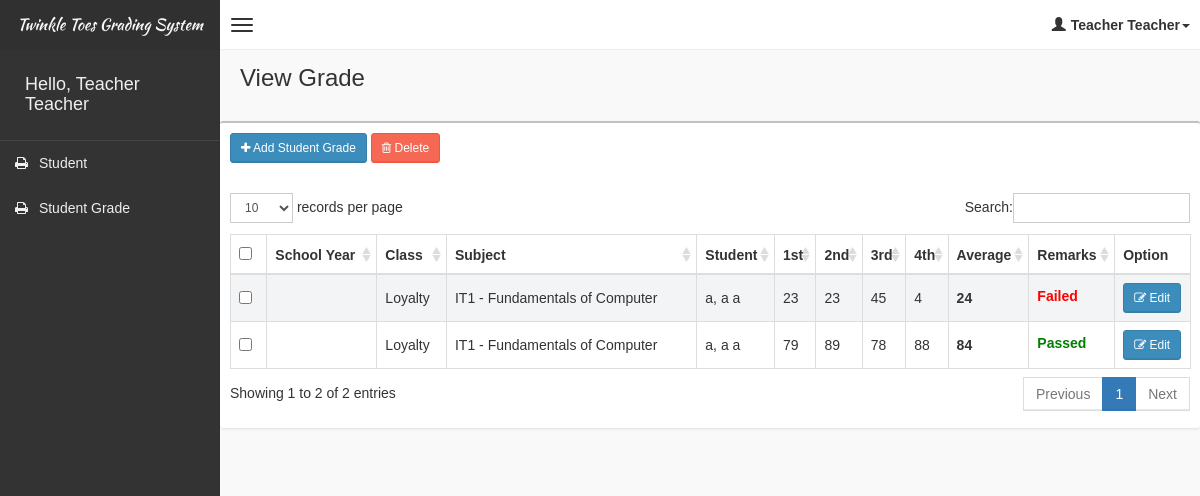
/system/pages/studgrade/studgrade.php (signed in), run on the app's committed database.
### tables this page shows
CREATE TABLE IF NOT EXISTS `tblteacher` (
  `id` int(11) NOT NULL AUTO_INCREMENT,
  `lname` varchar(20) NOT NULL,
  `fname` varchar(20) NOT NULL,
  `mname` varchar(20) NOT NULL,
  `contact` int(20) NOT NULL,
  `address` text NOT NULL,
  `username` varchar(20) NOT NULL,
  `password` varchar(20) NOT NULL,
  PRIMARY KEY (`id`)
);

CREATE TABLE IF NOT EXISTS `tblstudentgrade` (
  `id` int(11) NOT NULL AUTO_INCREMENT,
  `studentid` int(11) NOT NULL,
  `schoolyearid` int(11) NOT NULL,
  `subjectid` int(11) NOT NULL,
  `classid` int(11) NOT NULL,
  `adviserid` int(11) NOT NULL,
  `1stgrading` int(11) NOT NULL,
  `2ndgrading` int(11) NOT NULL,
  `3rdgrading` int(11) NOT NULL,
  `4thgrading` int(11) NOT NULL,
  `gradeaverage` int(11) NOT NULL,
  `remarks` varchar(20) NOT NULL,
  PRIMARY KEY (`id`)
);

CREATE TABLE IF NOT EXISTS `tblclass` (
  `id` int(11) NOT NULL AUTO_INCREMENT,
  `classname` varchar(20) NOT NULL,
  `schoolyearid` int(11) NOT NULL,
  `yearlevelid` int(11) NOT NULL,
  PRIMARY KEY (`id`)
);

CREATE TABLE IF NOT EXISTS `tblsubjects` (
  `id` int(11) NOT NULL AUTO_INCREMENT,
  `subjectname` varchar(50) NOT NULL,
  `description` varchar(50) NOT NULL,
  `yearlevelid` int(11) NOT NULL,
  PRIMARY KEY (`id`)
);

### system/pages/studgrade/studgrade.php (the view, shortened to what this page needs)
<!DOCTYPE html>
<html>
    <?php include('../head_css.php'); ?>
    <body class="skin-black">
        <?php
        include "../connection.php";
        ?>
        <?php include('../header.php'); ?>
        <div class="wrapper row-offcanvas row-offcanvas-left">
            <?php include('../sidebar-left.php'); ?>
            <aside class="right-side">
                <section class="content-header">
                    <h1>
                        View Grade
                    </h1>
                </section>
                <section class="content">
                    <div class="row">
                            <div class="box">
                                <div class="box-header">
                                    <div style="padding:10px;">
                                        <button class="btn btn-primary btn-sm" data-toggle="modal" data-target="#addStudGradeModal"><i class="fa fa-plus" aria-hidden="true"></i> Add Student Grade</button>
                                        <button class="btn btn-danger btn-sm" data-toggle="modal" data-target="#deleteModal"><i class="fa fa-trash-o" aria-hidden="true"></i> Delete</button>
                                    </div>
                                </div>
                                <div class="box-body table-responsive">
                                <form method="post">
                                    <table id="table" class="table table-bordered table-striped">
                                        <thead>
                                            <tr>
                                                <th style="width: 20px !important;"><input type="checkbox" name="chk_delete[]" class="cbxMain" onchange="checkMain(this)" /></th>
                                                <th>School Year</th>
                                                <th>Class</th>
                                                <th>Subject</th>
                                                <th>Student</th>
                                                <th>1st</th>
                                                <th>2nd</th>
                                                <th>3rd</th>
                                                <th>4th</th>
                                                <th>Average</th>
                                                <th>Remarks</th>
                                                <th style="width: 40px !important;">Option</th>
                                            </tr>
                                        </thead>
                                        <tbody>
                                            <?php
                                            $squery = mysqli_query($con, "SELECT *,sg.id as sgid, CONCAT(t.lname, ', ', t.fname, ' ', t.mname)  as tname, CONCAT(s.lname, ', ', s.fname, ' ', s.mname)  as sname
                                                                        FROM tblstudentgrade sg
                                                                        LEFT JOIN tblstudentclass sc ON sg.classid = sc.classid
                                                                        AND sg.studentid = sc.studentid
                                                                        AND sg.subjectid = sc.subjectid
                                                                        LEFT JOIN tblstudent s ON sg.studentid = s.id
                                                                        LEFT JOIN tblteacheradvisory ta ON sg.classid = ta.classid
                                                                        LEFT JOIN tblteacher t ON sg.adviserid = t.id
                                                                        LEFT JOIN tblclass c ON sg.classid = c.id
                                                                        LEFT JOIN tblschoolyear sy ON sg.schoolyearid = sy.id
                                                                        LEFT JOIN tblsubjects sb on sg.subjectid = sb.id
                                                                        where sg.adviserid = '".$_SESSION['userid']."' ");
                                            while($row = mysqli_fetch_array($squery))
                                            {
                                                echo '
                                                <tr>
                                                    <td><input type="checkbox" name="chk_delete[]" class="chk_delete" value="'.$row['sgid'].'" /></td>
                                                    <td>'.$row['schoolyear'].'</td>
                                                    <td>'.$row['classname'].'</td>
                                                    <td>'.$row['subjectname'].' - '.$row['description'].'</td>
                                                    <td>'.$row['sname'].'</td>
                                                    <td>'.$row['1stgrading'].'</td>
                                                    <td>'.$row['2ndgrading'].'</td>
                                                    <td>'.$row['3rdgrading'].'</td>
                                                    <td>'.$row['4thgrading'].'</td>
                                                    <td><b>'.$row['gradeaverage'].'</b></td>
                                                    <td>'.($row['remarks'] == "Passed" ? "<label style='color:green'>".$row['remarks']."</label>" : (($row['remarks'] == "Failed") ? "<label style='color:red'>".$row['remarks']."</label>" : "<label style='color:black'>No Final Remarks</label>")) .'</td>
                                                    <td><button class="btn btn-primary btn-sm" data-target="#editModal'.$row['sgid'].'" data-toggle="modal"><i class="fa fa-pencil-square-o" aria-hidden="true"></i> Edit</button></td>
                                                </tr>
                                                ';
                                            }
                                            ?>
                                        </tbody>
                                    </table>
                                    </form>
                                </div>
                            </div>
                    </div>
                </section>
            </aside>
        </div>
    </body>
</html>

### system/pages/header.php (shortened to what this page needs)
<?php
 echo  '<header class="header">
          <a href="#" class="logo">
              Twinkle Toes Grading System
          </a>
          <nav class="navbar navbar-static-top" role="navigation">
              <a href="#" class="navbar-btn sidebar-toggle" data-toggle="offcanvas" role="button">
                  <span class="sr-only">Toggle navigation</span>
                  <span class="icon-bar"></span>
                  <span class="icon-bar"></span>
                  <span class="icon-bar"></span>
              </a>
              <div class="navbar-right">
                  <ul class="nav navbar-nav">
                      <li class="dropdown user user-menu">
                          <a href="#" class="dropdown-toggle" data-toggle="dropdown">
                              <i class="glyphicon glyphicon-user"></i>';
                              if($_SESSION['role'] == "Administrator"){
                                  $user = mysqli_query($con,"SELECT * from tbladmin where id = '".$_SESSION['userid']."' ");
                                  while($row = mysqli_fetch_array($user)){
                                      $_SESSION['user'] = $row['accounttype'];
                                      echo'<span>'.$row['accounttype'].'<i class="caret"></i></span>';
                                  }
                              }
                              elseif($_SESSION['role'] == "Teacher"){
                                  $user = mysqli_query($con,"SELECT * from tblteacher where id = '".$_SESSION['userid']."' ");
                                  while($row = mysqli_fetch_array($user)){
                                      echo'<span>'.$row['fname'].' '.$row['lname'].'<i class="caret"></i></span>';
                                  }
                              }
                              elseif($_SESSION['role'] == "Student"){
                                  $user = mysqli_query($con,"SELECT * from tblrealadmin where id = '".$_SESSION['userid']."' ");
                                  while($row = mysqli_fetch_array($user)){
                                      $_SESSION['user'] = $row['fname'].' '.$row['lname'];
                                      echo'<span>'.$row['fname'].' '.$row['lname'].'<i class="caret"></i></span>';
                                  }
                              }
                          echo '</a>
                          <ul class="dropdown-menu">
                              <li class="user-header bg-light-blue">
                                  <p>
                                      '.$_SESSION['user'].'
                                  </p>
                              </li>
                              <li class="user-footer">
                                  <div class="pull-left">
                                      <a href="#" class="btn btn-default btn-flat" data-toggle="modal" data-target="#editProfileModal">Edit Profile</a>
                                  </div>
                                  <div class="pull-right">
                                      <a href="../../logout.php" class="btn btn-default btn-flat">Sign out</a>
                                  </div>
                              </li>
                          </ul>
                      </li>
                  </ul>
              </div>
          </nav>
      </header>'; ?>

### system/pages/sidebar-left.php (shortened to what this page needs)
<?php
	echo '
	<aside class="left-side sidebar-offcanvas">
                <section class="sidebar">
                    <div class="user-panel">
                        <div class="pull-left info">
                            <h4>Hello, ';
                                if($_SESSION['role'] == "Administrator"){
                                    $user = mysqli_query($con,"SELECT * from tbladmin where id = '".$_SESSION['userid']."' ");
                                    while($row = mysqli_fetch_array($user)){
                                        $_SESSION['user'] = $row['accounttype'];
                                        echo $row['accounttype'];
                                    }
                                }
                                elseif($_SESSION['role'] == "Teacher"){
                                    $user = mysqli_query($con,"SELECT * from tblteacher where id = '".$_SESSION['userid']."' ");
                                    while($row = mysqli_fetch_array($user)){
                                        echo $row['fname'].' '.$row['lname'];
                                    }
                                }
                                elseif($_SESSION['role'] == "Student"){
                                    $user = mysqli_query($con,"SELECT * from tblrealadmin where id = '".$_SESSION['userid']."' ");
                                    while($row = mysqli_fetch_array($user)){
                                        $_SESSION['user'] = $row['fname'].' '.$row['lname'];
                                        echo $row['fname'].' '.$row['lname'] ;
                                    }
                                }
                                echo '
                            </h4>
                        </div>
                    </div>
                    <ul class="sidebar-menu">';
                        if($_SESSION['role'] == "Administrator"){
                            echo '
                            <li>
                                <a href="../dashboard/dashboard.php">
                                    <i class="fa  fa-dashboard"></i> <span>Dashboard</span>
                                </a>
                            </li>
                            <li>
                                <a href="../schoolyear/schoolyear.php">
                                    <i class="fa fa-calendar"></i> <span>School Year</span>
                                </a>
                            </li>
                            <li>
                                <a href="../yearlevel/yearlevel.php">
                                    <i class="fa fa-calendar"></i> <span>Grade Level</span>
                                </a>
                            </li>
                            <li>
                                <a href="../student/student.php">
                                    <i class="fa fa-user"></i> <span>Students</span>
                                </a>
                            </li>
                            <li>
                                <a href="../studentclass/studentclass.php">
                                    <i class="fa fa-user"></i> <span>Student Class</span>
                                </a>
                            </li>
                            <li>
                                <a href="../teacher/teacher.php">
                                    <i class="fa fa-user"></i> <span>Teacher</span>
                                </a>
                            </li>
                            <li>
                                <a href="../teacheradvisory/teacheradvisory.php">
                                    <i class="fa fa-user"></i> <span>Advisory Class</span>
                                </a>
                            </li>
                            <li>
                                <a href="../subject/subject.php">
                                    <i class="fa fa-book"></i> <span>Subject</span>
                                </a>
                            </li>
                            <li>
                                <a href="../class/class.php">
                                    <i class="fa fa-book"></i> <span>Class</span>
                                </a>
                            </li>
                            <li>
                                 <a href="../aboutus.php">
                                    <i class="fa fa-question"></i> <span>About Us</span>
                                </a>
                            </li>';
                        }
                        elseif($_SESSION['role'] == "Teacher"){
                            echo '
                            <li>
                                <a href="../student/student.php">
                                    <i class="fa fa-print"></i> <span>Student</span>
                                </a>
                            </li>
                            <li>
                                <a href="../studgrade/studgrade.php">
                                    <i class="fa fa-print"></i> <span>Student Grade</span>
                                </a>
                            </li>';
                        }
                        echo'
                    </ul>
                </section>
            </aside>
	';
?>

### data on the page
tblteacher: fname "Teacher", lname "Teacher"
tblstudentgrade: classid.classname "Loyalty", subjectid.subjectname "IT1", subjectid.description "Fundamentals of Computer", sname "a, a a", 1stgrading "23", 2ndgrading "23", 3rdgrading "45", 4thgrading "4", gradeaverage "24", remarks "Failed"
tblstudentgrade: classid.classname "Loyalty", subjectid.subjectname "IT1", subjectid.description "Fundamentals of Computer", sname "a, a a", 1stgrading "79", 2ndgrading "89", 3rdgrading "78", 4thgrading "88", gradeaverage "84", remarks "Passed"
